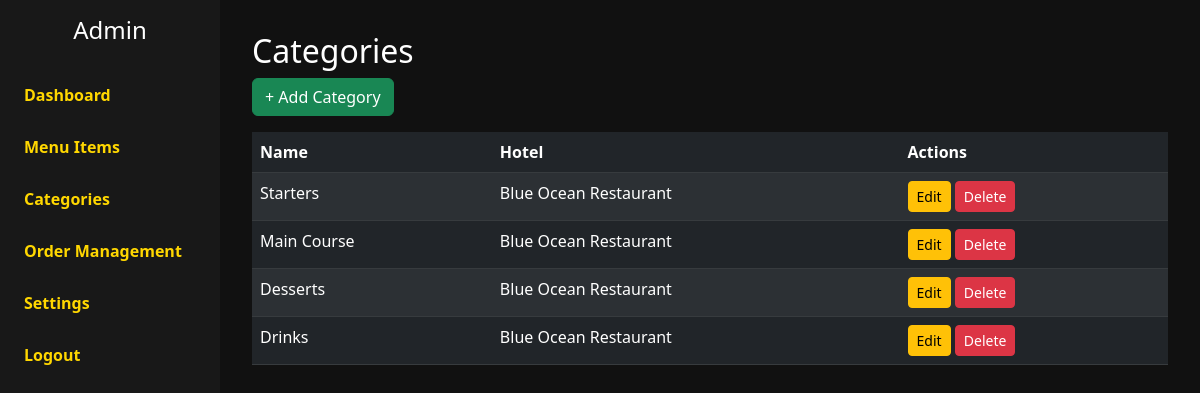
The app's page /menu/staff/menu/categories/ (signed in) with its own data.
### menu/models.py (models this page shows, shortened)
class Category(models.Model):
    hotel = models.ForeignKey(Hotel, on_delete=models.CASCADE)
    name = models.CharField(max_length=100)

class Hotel(models.Model):
    name = models.CharField(max_length=100)
    location = models.TextField()
    qr_code = models.CharField(max_length=20, unique=True)
    qr_image = models.ImageField(upload_to='qr_codes/', blank=True, null=True)
    hotel_image = models.ImageField(upload_to='hotel_images/', blank=True, null=True)  # <-- Add this line

### menu/views.py (the view)
# urls.py: path('staff/menu/categories/', views.menu_categories, name='menu_categories'),
@login_required
def menu_categories(request):
    categories = Category.objects.all()
    return render(request, 'menu/menu_categories.html', {'categories': categories})

### menu/templates/menu/menu_categories.html
{% extends 'menu/admin_base.html' %}
{% block content %}
<h2>Categories</h2>
<a href="{% url 'add_category' %}" class="btn btn-success mb-3">+ Add Category</a>
<table class="table table-dark table-striped">
    <thead>
        <tr>
            <th>Name</th>
            <th>Hotel</th>
            <th>Actions</th>
        </tr>
    </thead>
    <tbody>
        {% for category in categories %}
        <tr>
            <td>{{ category.name }}</td>
            <td>{{ category.hotel.name }}</td>
            <td>
                <a href="{% url 'edit_category' category.id %}" class="btn btn-sm btn-warning">Edit</a>
                <a href="{% url 'delete_category' category.id %}" class="btn btn-sm btn-danger">Delete</a>
            </td>
        </tr>
        {% empty %}
        <tr>
            <td colspan="3" class="text-center text-muted">No categories found.</td>
        </tr>
        {% endfor %}
    </tbody>
</table>
{% endblock %}

### menu/templates/menu/admin_base.html (style rules this page uses)
body { background: #111; color: #fff; }

### records on screen
Category: name "Starters", hotel.name "Blue Ocean Restaurant"
Category: name "Main Course", hotel.name "Blue Ocean Restaurant"
Category: name "Desserts", hotel.name "Blue Ocean Restaurant"
Category: name "Drinks", hotel.name "Blue Ocean Restaurant"
